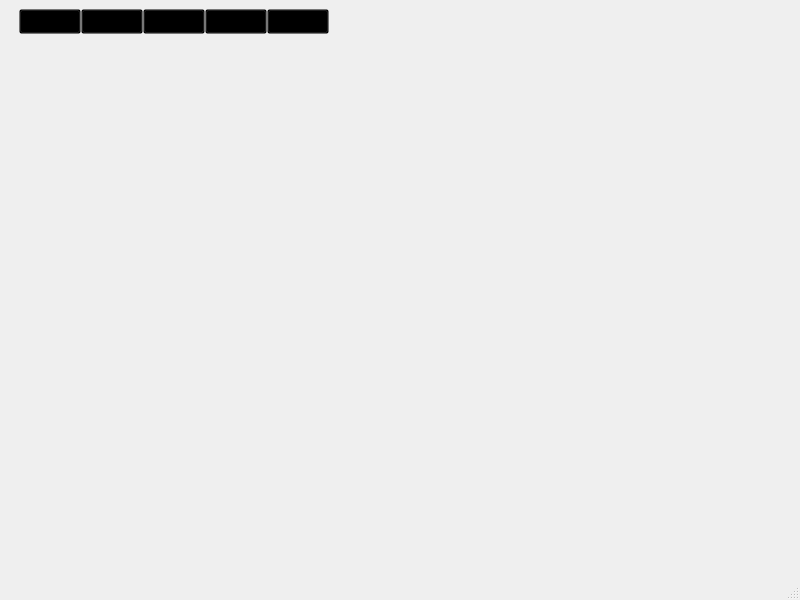
<?xml version="1.0" encoding="UTF-8"?>
<ui version="4.0">
 <class>MainWindow</class>
 <widget class="QMainWindow" name="MainWindow">
  <property name="geometry">
   <rect>
    <x>0</x>
    <y>0</y>
    <width>800</width>
    <height>600</height>
   </rect>
  </property>
  <property name="windowTitle">
   <string>MainWindow</string>
  </property>
  <property name="styleSheet">
   <string notr="true">QToolButton{
background-color:transparent;

}</string>
  </property>
  <widget class="QWidget" name="centralwidget">
   <layout class="QVBoxLayout" name="verticalLayout">
    <item>
     <widget class="QWidget" name="widgetTitle" native="true">
      <property name="sizePolicy">
       <sizepolicy hsizetype="Preferred" vsizetype="Fixed">
        <horstretch>0</horstretch>
        <verstretch>0</verstretch>
       </sizepolicy>
      </property>
      <layout class="QHBoxLayout" name="horizontalLayout_2">
       <property name="spacing">
        <number>10</number>
       </property>
       <property name="leftMargin">
        <number>10</number>
       </property>
       <property name="topMargin">
        <number>0</number>
       </property>
       <property name="rightMargin">
        <number>0</number>
       </property>
       <property name="bottomMargin">
        <number>0</number>
       </property>
       <item>
        <widget class="QWidget" name="widgetTop" native="true">
         <property name="enabled">
          <bool>true</bool>
         </property>
         <property name="autoFillBackground">
          <bool>false</bool>
         </property>
         <layout class="QHBoxLayout" name="horizontalLayout_3">
          <property name="spacing">
           <number>0</number>
          </property>
          <property name="leftMargin">
           <number>0</number>
          </property>
          <property name="topMargin">
           <number>0</number>
          </property>
          <property name="rightMargin">
           <number>0</number>
          </property>
          <property name="bottomMargin">
           <number>0</number>
          </property>
          <item>
           <widget class="QToolButton" name="btnMain">
            <property name="sizePolicy">
             <sizepolicy hsizetype="Fixed" vsizetype="Expanding">
              <horstretch>0</horstretch>
              <verstretch>0</verstretch>
             </sizepolicy>
            </property>
            <property name="focusPolicy">
             <enum>Qt::ClickFocus</enum>
            </property>
            <property name="text">
             <string>串口调试</string>
            </property>
            <property name="icon">
             <iconset resource="image.qrc">
              <normaloff>:/image/main_main.png</normaloff>:/image/main_main.png</iconset>
            </property>
            <property name="toolButtonStyle">
             <enum>Qt::ToolButtonTextUnderIcon</enum>
            </property>
           </widget>
          </item>
          <item>
           <widget class="QToolButton" name="btnConfig">
            <property name="sizePolicy">
             <sizepolicy hsizetype="Fixed" vsizetype="Expanding">
              <horstretch>0</horstretch>
              <verstretch>0</verstretch>
             </sizepolicy>
            </property>
            <property name="text">
             <string>蓝牙调试</string>
            </property>
            <property name="icon">
             <iconset resource="image.qrc">
              <normaloff>:/image/main_config.png</normaloff>:/image/main_config.png</iconset>
            </property>
            <property name="toolButtonStyle">
             <enum>Qt::ToolButtonTextUnderIcon</enum>
            </property>
           </widget>
          </item>
          <item>
           <widget class="QToolButton" name="btnData">
            <property name="sizePolicy">
             <sizepolicy hsizetype="Fixed" vsizetype="Expanding">
              <horstretch>0</horstretch>
              <verstretch>0</verstretch>
             </sizepolicy>
            </property>
            <property name="text">
             <string>图表显示</string>
            </property>
            <property name="icon">
             <iconset resource="image.qrc">
              <normaloff>:/image/main_data.png</normaloff>:/image/main_data.png</iconset>
            </property>
            <property name="checked">
             <bool>false</bool>
            </property>
            <property name="toolButtonStyle">
             <enum>Qt::ToolButtonTextUnderIcon</enum>
            </property>
           </widget>
          </item>
          <item>
           <widget class="QToolButton" name="btnHelp">
            <property name="sizePolicy">
             <sizepolicy hsizetype="Fixed" vsizetype="Expanding">
              <horstretch>0</horstretch>
              <verstretch>0</verstretch>
             </sizepolicy>
            </property>
            <property name="styleSheet">
             <string notr="true"/>
            </property>
            <property name="text">
             <string>日志分析</string>
            </property>
            <property name="icon">
             <iconset resource="image.qrc">
              <normaloff>:/image/main_person.png</normaloff>:/image/main_person.png</iconset>
            </property>
            <property name="toolButtonStyle">
             <enum>Qt::ToolButtonTextUnderIcon</enum>
            </property>
           </widget>
          </item>
          <item>
           <widget class="QToolButton" name="btnExit">
            <property name="sizePolicy">
             <sizepolicy hsizetype="Fixed" vsizetype="Expanding">
              <horstretch>0</horstretch>
              <verstretch>0</verstretch>
             </sizepolicy>
            </property>
            <property name="styleSheet">
             <string notr="true"/>
            </property>
            <property name="text">
             <string>用户退出</string>
            </property>
            <property name="icon">
             <iconset resource="image.qrc">
              <normaloff>:/image/main_exit.png</normaloff>:/image/main_exit.png</iconset>
            </property>
            <property name="toolButtonStyle">
             <enum>Qt::ToolButtonTextUnderIcon</enum>
            </property>
           </widget>
          </item>
          <item>
           <spacer name="horizontalSpacer">
            <property name="orientation">
             <enum>Qt::Horizontal</enum>
            </property>
            <property name="sizeHint" stdset="0">
             <size>
              <width>40</width>
              <height>20</height>
             </size>
            </property>
           </spacer>
          </item>
         </layout>
        </widget>
       </item>
      </layout>
     </widget>
    </item>
    <item>
     <widget class="QStackedWidget" name="stackedWidget">
      <property name="styleSheet">
       <string notr="true"/>
      </property>
      <property name="currentIndex">
       <number>2</number>
      </property>
      <widget class="QWidget" name="page1">
       <layout class="QHBoxLayout" name="horizontalLayout">
        <property name="spacing">
         <number>0</number>
        </property>
        <property name="leftMargin">
         <number>0</number>
        </property>
        <property name="topMargin">
         <number>0</number>
        </property>
        <property name="rightMargin">
         <number>0</number>
        </property>
        <property name="bottomMargin">
         <number>0</number>
        </property>
        <item>
         <widget class="QTabWidget" name="tabWidget">
          <widget class="QWidget" name="tab">
           <attribute name="title">
            <string>页</string>
           </attribute>
          </widget>
         </widget>
        </item>
       </layout>
      </widget>
      <widget class="QWidget" name="page2">
       <layout class="QHBoxLayout" name="horizontalLayout_4">
        <property name="spacing">
         <number>0</number>
        </property>
        <property name="leftMargin">
         <number>0</number>
        </property>
        <property name="topMargin">
         <number>0</number>
        </property>
        <property name="rightMargin">
         <number>0</number>
        </property>
        <property name="bottomMargin">
         <number>0</number>
        </property>
       </layout>
      </widget>
      <widget class="QWidget" name="page3">
       <layout class="QVBoxLayout" name="verticalLayout_5"/>
      </widget>
      <widget class="QWidget" name="page4">
       <layout class="QVBoxLayout" name="verticalLayout_4"/>
      </widget>
     </widget>
    </item>
   </layout>
  </widget>
  <widget class="QMenuBar" name="menubar">
   <property name="geometry">
    <rect>
     <x>0</x>
     <y>0</y>
     <width>800</width>
     <height>22</height>
    </rect>
   </property>
  </widget>
  <widget class="QStatusBar" name="statusbar"/>
 </widget>
 <resources>
  <include location="image.qrc"/>
 </resources>
 <connections/>
</ui>
